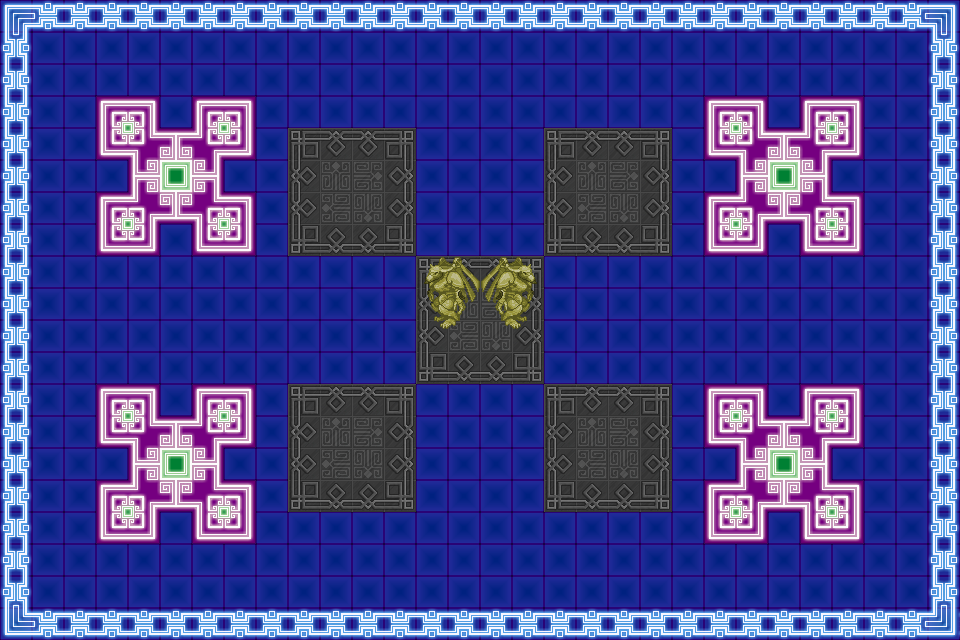

Tiled map render using the project's own tile images. Description and the whole map definition, tile-layer contents included, below:
An orthogonal 30x20 tile map with 32x32 px tiles, 2 tile layers (Layer 1, Layer 2), 2 tilesets.

<map version="1.0" tiledversion="1.0.1" orientation="orthogonal" renderorder="right-down" width="30" height="20" tilewidth="32" tileheight="32" nextobjectid="1">
 <tileset firstgid="1" source="../resource/tiles/Futuristic.tsx" />
 <tileset firstgid="401" source="../resource/tiles/Wealth.tsx" />
 <layer name="Layer 1" width="30" height="20">
  <data encoding="csv">
1,15,16,16,16,16,16,16,16,16,16,16,16,16,16,16,16,16,16,16,16,16,16,16,16,16,16,16,6,2,
14,24,24,24,24,24,24,24,24,24,24,24,24,24,24,24,24,24,24,24,24,24,24,24,24,24,24,24,24,14,
8,24,24,24,24,24,24,24,24,24,24,24,24,24,24,24,24,24,24,24,24,24,24,24,24,24,24,24,24,8,
8,24,24,25,26,24,28,29,24,24,24,24,24,24,24,24,24,24,24,24,24,24,25,26,24,28,29,24,24,8,
8,24,24,33,34,35,36,37,24,638,639,639,640,24,24,24,24,638,639,639,640,24,33,34,35,36,37,24,24,8,
8,24,24,24,42,43,44,24,24,646,401,402,648,24,24,24,24,646,401,402,648,24,24,42,43,44,24,24,24,8,
8,24,24,49,50,51,52,53,24,646,409,410,648,24,24,24,24,646,409,410,648,24,49,50,51,52,53,24,24,8,
8,24,24,57,58,24,60,61,24,654,655,655,656,24,24,24,24,654,655,655,656,24,57,58,24,60,61,24,24,8,
8,24,24,24,24,24,24,24,24,24,24,24,24,638,639,639,640,24,24,24,24,24,24,24,24,24,24,24,24,8,
8,24,24,24,24,24,24,24,24,24,24,24,24,646,401,402,648,24,24,24,24,24,24,24,24,24,24,24,24,8,
8,24,24,24,24,24,24,24,24,24,24,24,24,646,409,410,648,24,24,24,24,24,24,24,24,24,24,24,24,8,
8,24,24,24,24,24,24,24,24,24,24,24,24,654,655,655,656,24,24,24,24,24,24,24,24,24,24,24,24,8,
8,24,24,25,26,24,28,29,24,638,639,639,640,24,24,24,24,638,639,639,640,24,25,26,24,28,29,24,24,8,
8,24,24,33,34,35,36,37,24,646,401,402,648,24,24,24,24,646,401,402,648,24,33,34,35,36,37,24,24,8,
8,24,24,24,42,43,44,24,24,646,409,410,648,24,24,24,24,646,409,410,648,24,24,42,43,44,24,24,24,8,
8,24,24,49,50,51,52,53,24,654,655,655,656,24,24,24,24,654,655,655,656,24,49,50,51,52,53,24,24,8,
8,24,24,57,58,24,60,61,24,24,24,24,24,24,24,24,24,24,24,24,24,24,57,58,24,60,61,24,24,8,
8,24,24,24,24,24,24,24,24,24,24,24,24,24,24,24,24,24,24,24,24,24,24,24,24,24,24,24,24,8,
7,24,24,24,24,24,24,24,24,24,24,24,24,24,24,24,24,24,24,24,24,24,24,24,24,24,24,24,24,7,
9,15,16,16,16,16,16,16,16,16,16,16,16,16,16,16,16,16,16,16,16,16,16,16,16,16,16,16,6,10
</data>
 </layer>
 <layer name="Layer 2" width="30" height="20" opacity="0.74">
  <data encoding="csv">
0,0,0,0,0,0,0,0,0,0,0,0,0,0,0,0,0,0,0,0,0,0,0,0,0,0,0,0,0,0,
0,0,0,0,0,0,0,0,0,0,0,0,0,0,0,0,0,0,0,0,0,0,0,0,0,0,0,0,0,0,
0,0,0,0,0,0,0,0,0,0,0,0,0,0,0,0,0,0,0,0,0,0,0,0,0,0,0,0,0,0,
0,0,0,0,0,0,0,0,0,0,0,0,0,0,0,0,0,0,0,0,0,0,0,0,0,0,0,0,0,0,
0,0,0,0,0,0,0,0,0,0,0,0,0,0,0,0,0,0,0,0,0,0,0,0,0,0,0,0,0,0,
0,0,0,0,0,0,0,0,0,0,0,0,0,0,0,0,0,0,0,0,0,0,0,0,0,0,0,0,0,0,
0,0,0,0,0,0,0,0,0,0,0,0,0,0,0,0,0,0,0,0,0,0,0,0,0,0,0,0,0,0,
0,0,0,0,0,0,0,0,0,0,0,0,0,0,0,0,0,0,0,0,0,0,0,0,0,0,0,0,0,0,
0,0,0,0,0,0,0,0,0,0,0,0,0,1079,1080,1103,1104,0,0,0,0,0,0,0,0,0,0,0,0,0,
0,0,0,0,0,0,0,0,0,0,0,0,0,1087,1088,1111,1112,0,0,0,0,0,0,0,0,0,0,0,0,0,
0,0,0,0,0,0,0,0,0,0,0,0,0,1095,1096,1119,1120,0,0,0,0,0,0,0,0,0,0,0,0,0,
0,0,0,0,0,0,0,0,0,0,0,0,0,0,0,0,0,0,0,0,0,0,0,0,0,0,0,0,0,0,
0,0,0,0,0,0,0,0,0,0,0,0,0,0,0,0,0,0,0,0,0,0,0,0,0,0,0,0,0,0,
0,0,0,0,0,0,0,0,0,0,0,0,0,0,0,0,0,0,0,0,0,0,0,0,0,0,0,0,0,0,
0,0,0,0,0,0,0,0,0,0,0,0,0,0,0,0,0,0,0,0,0,0,0,0,0,0,0,0,0,0,
0,0,0,0,0,0,0,0,0,0,0,0,0,0,0,0,0,0,0,0,0,0,0,0,0,0,0,0,0,0,
0,0,0,0,0,0,0,0,0,0,0,0,0,0,0,0,0,0,0,0,0,0,0,0,0,0,0,0,0,0,
0,0,0,0,0,0,0,0,0,0,0,0,0,0,0,0,0,0,0,0,0,0,0,0,0,0,0,0,0,0,
0,0,0,0,0,0,0,0,0,0,0,0,0,0,0,0,0,0,0,0,0,0,0,0,0,0,0,0,0,0,
0,0,0,0,0,0,0,0,0,0,0,0,0,0,0,0,0,0,0,0,0,0,0,0,0,0,0,0,0,0
</data>
 </layer>
</map>
